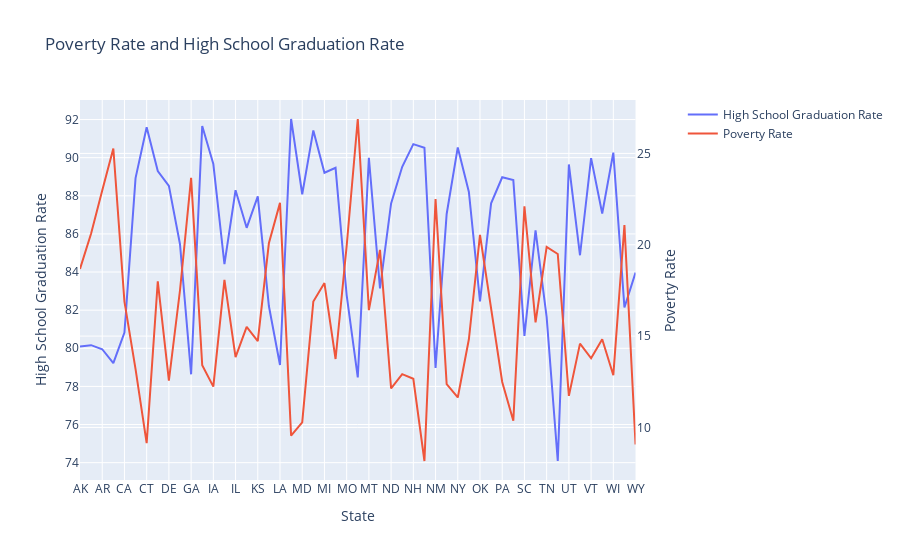

The notebook cell saved with this chart:
### Code cell
import plotly.graph_objects as go
from plotly.subplots import make_subplots

# Create figure with secondary y-axis
fig = make_subplots(specs=[[{"secondary_y": True}]])

# Add traces
fig.add_trace(
    go.Scatter(x=df_poverty_vs_hs['Geographic Area'], y=df_poverty_vs_hs['percent_completed_hs'], name="High School Graduation Rate"),
    secondary_y=False,
)
fig.add_trace(
    go.Scatter(x=df_poverty_vs_hs['Geographic Area'], y=df_poverty_vs_hs['poverty_rate'], name="Poverty Rate"),
    secondary_y=True,
)

# Add figure title
fig.update_layout(
    title_text="Poverty Rate and High School Graduation Rate"
)

# Set x-axis title
fig.update_xaxes(title_text="State")

# Set y-axes titles
fig.update_yaxes(title_text="High School Graduation Rate", secondary_y=False)
fig.update_yaxes(title_text="Poverty Rate", secondary_y=True)

fig.show()

### Figure 1 — Plotly figure (JSON) as saved in the notebook; plotly's stock layout.template omitted (floating-point values rounded to 4 significant figures)
{"data": [{"name": "High School Graduation Rate", "type": "scatter", "x": ["AK", "AL", "AR", "AZ", "CA", "CO", "CT", "DC", "DE", "FL", "GA", "HI", "IA", "ID", "IL", "IN", "KS", "KY", "LA", "MA", "MD", "ME", "MI", "MN", "MO", "MS", "MT", "NC", "ND", "NE", "NH", "NJ", "NM", "NV", "NY", "OH", "OK", "OR", "PA", "RI", "SC", "SD", "TN", "TX", "UT", "VA", "VT", "WA", "WI", "WV", "WY"], "xaxis": "x", "y": [80.1, 80.16, 79.95, 79.22, 80.82, 88.93, 91.59, 89.3, 88.52, 85.46, 78.63, 91.67, 89.67, 84.42, 88.29, 86.32, 87.97, 82.22, 79.12, 92.03, 88.08, 91.43, 89.21, 89.47, 82.79, 78.47, 89.99, 83.14, 87.6, 89.52, 90.71, 90.52, 78.97, 87.05, 90.54, 88.2, 82.46, 87.6, 88.97, 88.82, 80.65, 86.18, 81.63, 74.09, 89.64, 84.88, 89.98, 87.07, 90.26, 82.14, 83.97], "yaxis": "y"}, {"name": "Poverty Rate", "type": "scatter", "x": ["AK", "AL", "AR", "AZ", "CA", "CO", "CT", "DC", "DE", "FL", "GA", "HI", "IA", "ID", "IL", "IN", "KS", "KY", "LA", "MA", "MD", "ME", "MI", "MN", "MO", "MS", "MT", "NC", "ND", "NE", "NH", "NJ", "NM", "NV", "NY", "OH", "OK", "OR", "PA", "RI", "SC", "SD", "TN", "TX", "UT", "VA", "VT", "WA", "WI", "WV", "WY"], "xaxis": "x", "y": [18.68, 20.61, 22.96, 25.27, 16.89, 13.19, 9.138, 18, 12.56, 17.51, 23.66, 13.4, 12.23, 18.08, 13.85, 15.5, 14.72, 20.08, 22.29, 9.546, 10.27, 16.89, 17.9, 13.75, 19.93, 26.88, 16.42, 19.72, 12.13, 12.92, 12.66, 8.161, 22.51, 12.37, 11.64, 14.83, 20.55, 16.44, 12.49, 10.37, 22.11, 15.75, 19.89, 19.5, 11.72, 14.59, 13.79, 14.83, 12.86, 21.08, 9.064], "yaxis": "y2"}], "layout": {"title": {"text": "Poverty Rate and High School Graduation Rate"}, "xaxis": {"anchor": "y", "domain": [0, 0.94], "title": {"text": "State"}}, "yaxis": {"anchor": "x", "domain": [0, 1], "title": {"text": "High School Graduation Rate"}}, "yaxis2": {"anchor": "x", "overlaying": "y", "side": "right", "title": {"text": "Poverty Rate"}}}}
